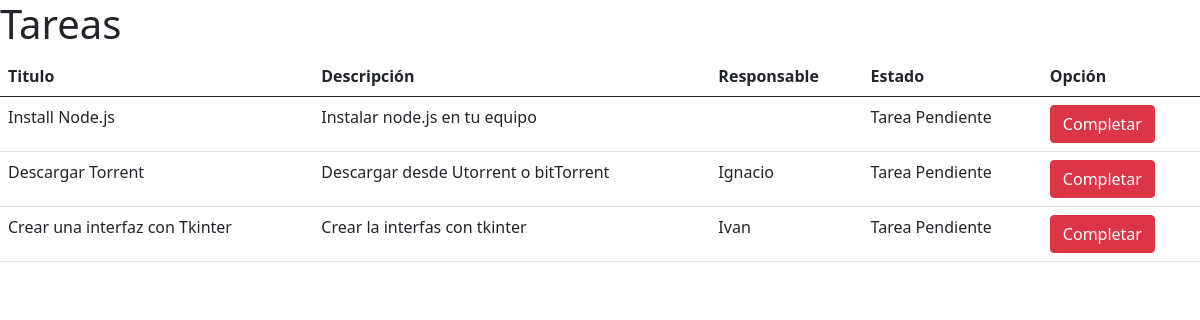
Before: /tasksTable/ with the older database file.
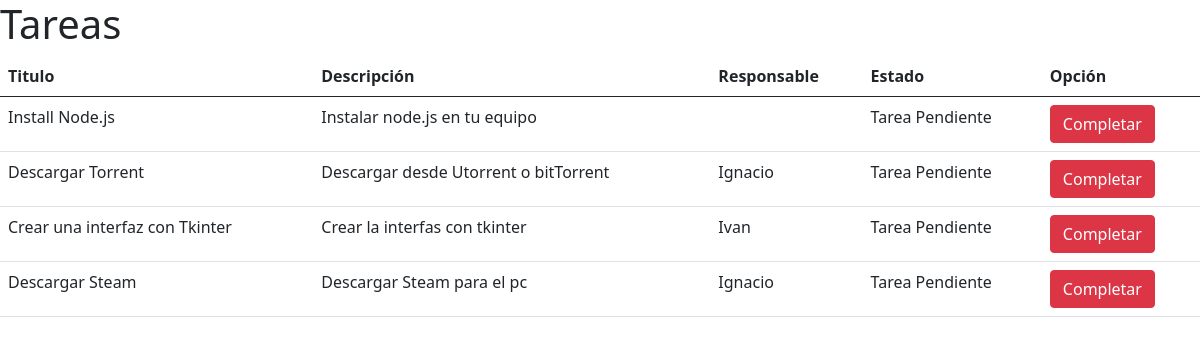
After: the same page with the newer database file.
### myFirstApp/models.py (models this page shows, shortened)
class Task(models.Model):
    title = models.CharField(max_length=30)
    description = models.TextField(max_length=200)
    user = models.ForeignKey(Users,on_delete=models.CASCADE,null=True)
    done = models.BooleanField(default=False)

class Users(models.Model):
    username = models.CharField(max_length=50,null=True)
    name = models.CharField(max_length=200)

### myFirstApp/views.py (the view)
# urls.py: path('tasksTable/',views.taskTable)
def taskTable(request):
    tasks = Task.objects.all()
    return render(request,"task.html", {
        "tasks":tasks
    })

### myFirstApp/templates/task.html (shortened to what this page needs)
<!DOCTYPE html>
<html lang="en">
<head>
    <link href="https://cdn.jsdelivr.net/npm/bootstrap@5.0.2/dist/css/bootstrap.min.css" rel="stylesheet">
</head>
<body>
    <div>
        <h1>Tareas</h1>
    </div>
    <div>
        <table class="table">
            <thead>
                <tr>
                    <th>Titulo</th>
                    <th>Descripción</th>
                    <th>Responsable</th>
                    <th>Estado</th>
                    <th>Opción</th>
                </tr>
            </thead>
            <tbody>
                {% for task in tasks%}
                <tr>
                    <td>{{task.title}} </td>
                    <td>{{task.description}} </td>
                    <td>{{task.user.name}} </td>
                    {% if task.done == False %}
                    <td>Tarea Pendiente</td>
                    {% else %}
                    <td>Tarea Realizada</td>
                    {% endif %}
                    <td><button class="btn btn-danger">Completar</button></td>
                </tr>
                {% endfor %}
            </tbody>
        </table>
    </div>
</body>
</html>

Changed rows visible on the page:
added Task: title "Descargar Steam", description "Descargar Steam para el pc", user.name "Ignacio", done "Tarea Pendiente"
